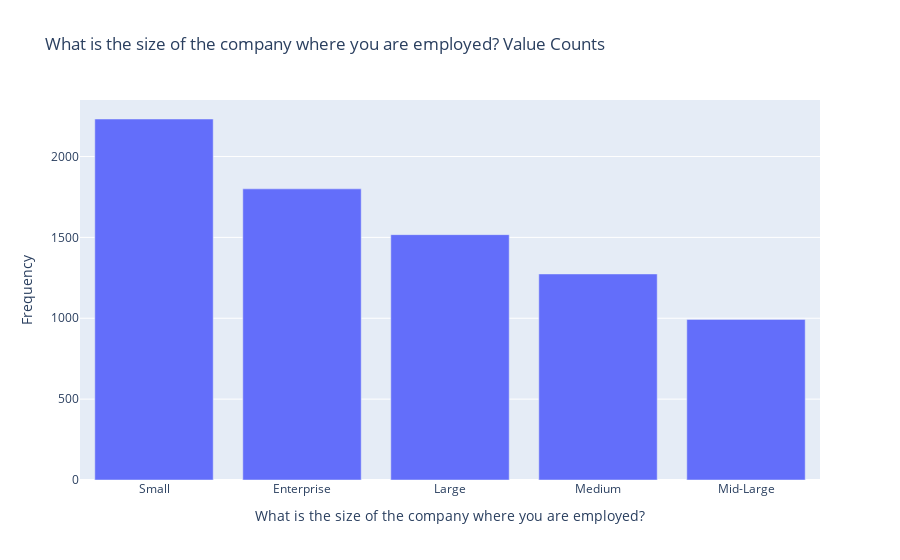

Here is the notebook cell this chart was saved with:
### Markdown cell above
#### 6. What is the distribution of company sizes where respondents are employed?

### Code cell
# DISCLAIMER: 'df' refers to the data you passed in when calling 'dtale.show'

import numpy as np
import pandas as pd
import plotly.graph_objs as go

# If you're having trouble viewing your chart in your notebook try passing your 'chart' into this snippet:
#
from plotly.offline import iplot, init_notebook_mode
#
init_notebook_mode(connected=True)
for chart in charts:
    chart.pop('id', None) # for some reason iplot does not like 'id'

if isinstance(df, (pd.DatetimeIndex, pd.MultiIndex)):
	df = df.to_frame(index=False)

# remove any pre-existing indices for ease of use in the D-Tale code, but this is not required
df = df.reset_index().drop('index', axis=1, errors='ignore')
df.columns = [str(c) for c in df.columns]  # update columns to strings in case they are numbers

s = df[~pd.isnull(df['What is the size of the company where you are employed?'])]['What is the size of the company where you are employed?']
chart = pd.value_counts(s).to_frame(name='data')
chart['percent'] = (chart['data'] / chart['data'].sum()) * 100
chart.index.name = 'labels'
chart = chart.reset_index().sort_values(['data', 'labels'], ascending=[False, True])
chart = chart[:100]
charts = [go.Bar(x=chart['labels'].values, y=chart['data'].values, name='Frequency')]
figure = go.Figure(data=charts, layout=go.Layout({
    'barmode': 'group',
    'legend': {'orientation': 'h'},
    'title': {'text': 'What is the size of the company where you are employed? Value Counts'},
    'xaxis': {'title': {'text': 'What is the size of the company where you are employed?'}},
    'yaxis': {'title': {'text': 'Frequency'}}
}))


iplot(figure)

### Figure 1 — Plotly figure (JSON) as saved in the notebook; plotly's stock layout.template omitted (floating-point values rounded to 4 significant figures)
{"data": [{"name": "Frequency", "type": "bar", "x": ["Small", "Enterprise", "Large", "Medium", "Mid-Large"], "y": [2232, 1800, 1517, 1274, 993]}], "layout": {"barmode": "group", "legend": {"orientation": "h"}, "title": {"text": "What is the size of the company where you are employed? Value Counts"}, "xaxis": {"title": {"text": "What is the size of the company where you are employed?"}}, "yaxis": {"title": {"text": "Frequency"}}}}
